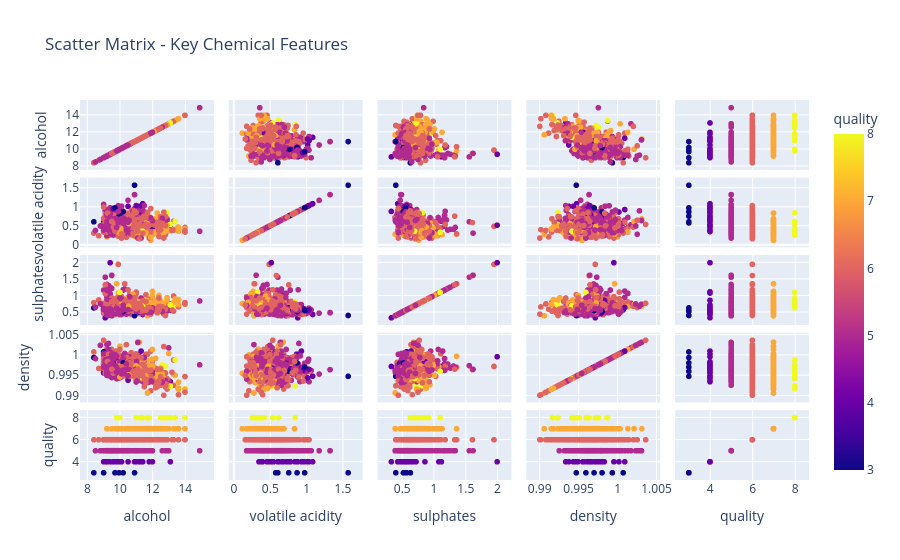

Write notebook code for a chart like this one.
### Code cell
important_cols = ["alcohol", "volatile acidity", "sulphates", "density", "quality"]

fig = px.scatter_matrix(
    df,
    dimensions=important_cols,
    color="quality",
    title="Scatter Matrix - Key Chemical Features"
)
fig.show()

### Figure 1 — Plotly figure (JSON) as saved in the notebook; plotly's stock layout.template omitted (floating-point values rounded to 4 significant figures; data arrays with more than 128 entries replaced by an {"elided": "..."} marker saying what was removed)
{"data": [{"dimensions": [{"axis": {"matches": true}, "label": "alcohol", "values": {"elided": "1143 float values"}}, {"axis": {"matches": true}, "label": "volatile acidity", "values": {"elided": "1143 float values"}}, {"axis": {"matches": true}, "label": "sulphates", "values": {"elided": "1143 float values"}}, {"axis": {"matches": true}, "label": "density", "values": {"elided": "1143 float values"}}, {"axis": {"matches": true}, "label": "quality", "values": {"elided": "1143 int values"}}], "hovertemplate": "%{xaxis.title.text}=%{x}<br>%{yaxis.title.text}=%{y}<br>quality=%{marker.color}<extra></extra>", "legendgroup": "", "marker": {"color": {"elided": "1143 int values"}, "coloraxis": "coloraxis", "symbol": "circle"}, "name": "", "showlegend": false, "type": "splom"}], "layout": {"coloraxis": {"colorbar": {"title": {"text": "quality"}}, "colorscale": [[0, "#0d0887"], [0.1111, "#46039f"], [0.2222, "#7201a8"], [0.3333, "#9c179e"], [0.4444, "#bd3786"], [0.5556, "#d8576b"], [0.6667, "#ed7953"], [0.7778, "#fb9f3a"], [0.8889, "#fdca26"], [1, "#f0f921"]]}, "dragmode": "select", "legend": {"tracegroupgap": 0}, "title": {"text": "Scatter Matrix - Key Chemical Features"}}}
